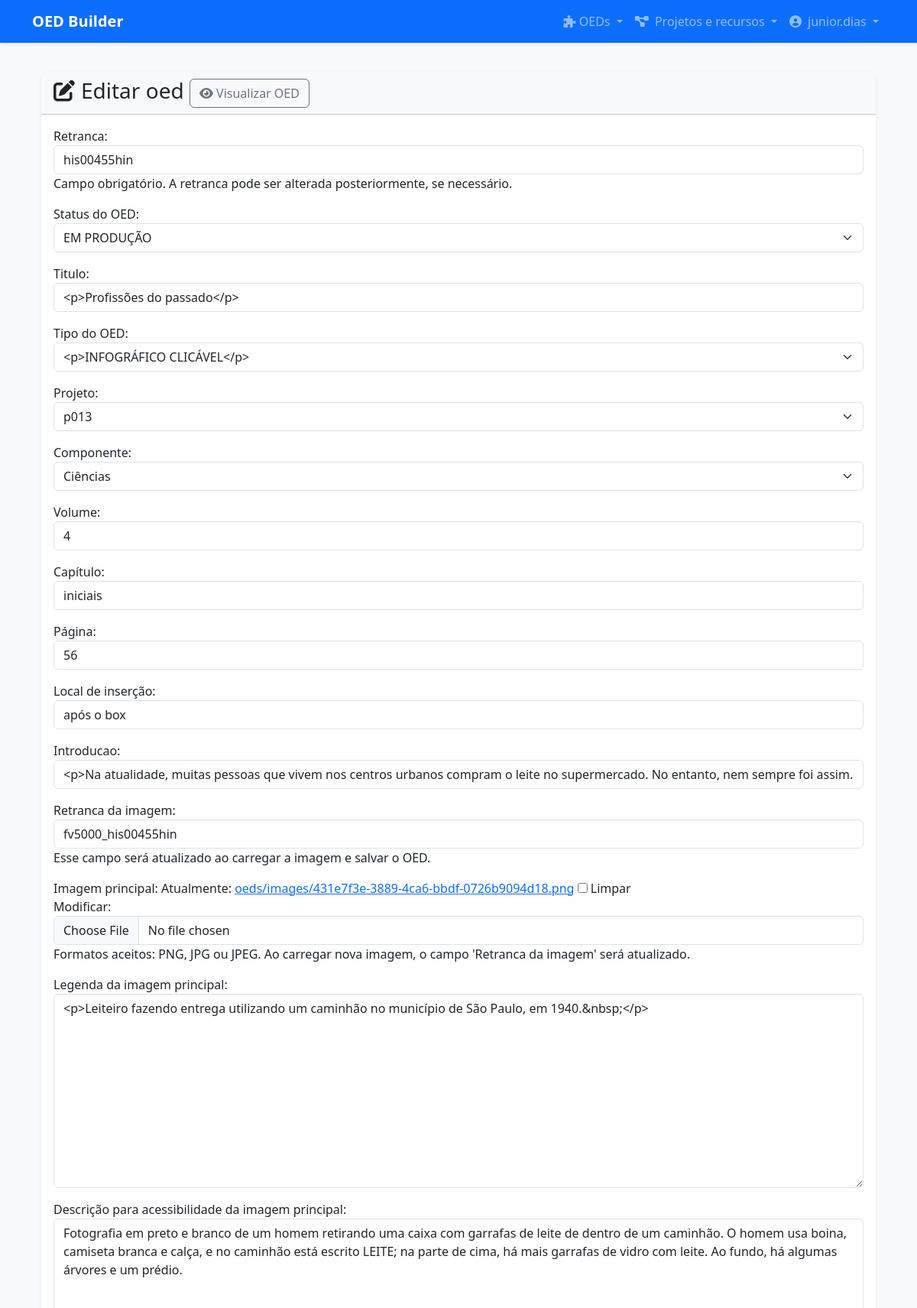
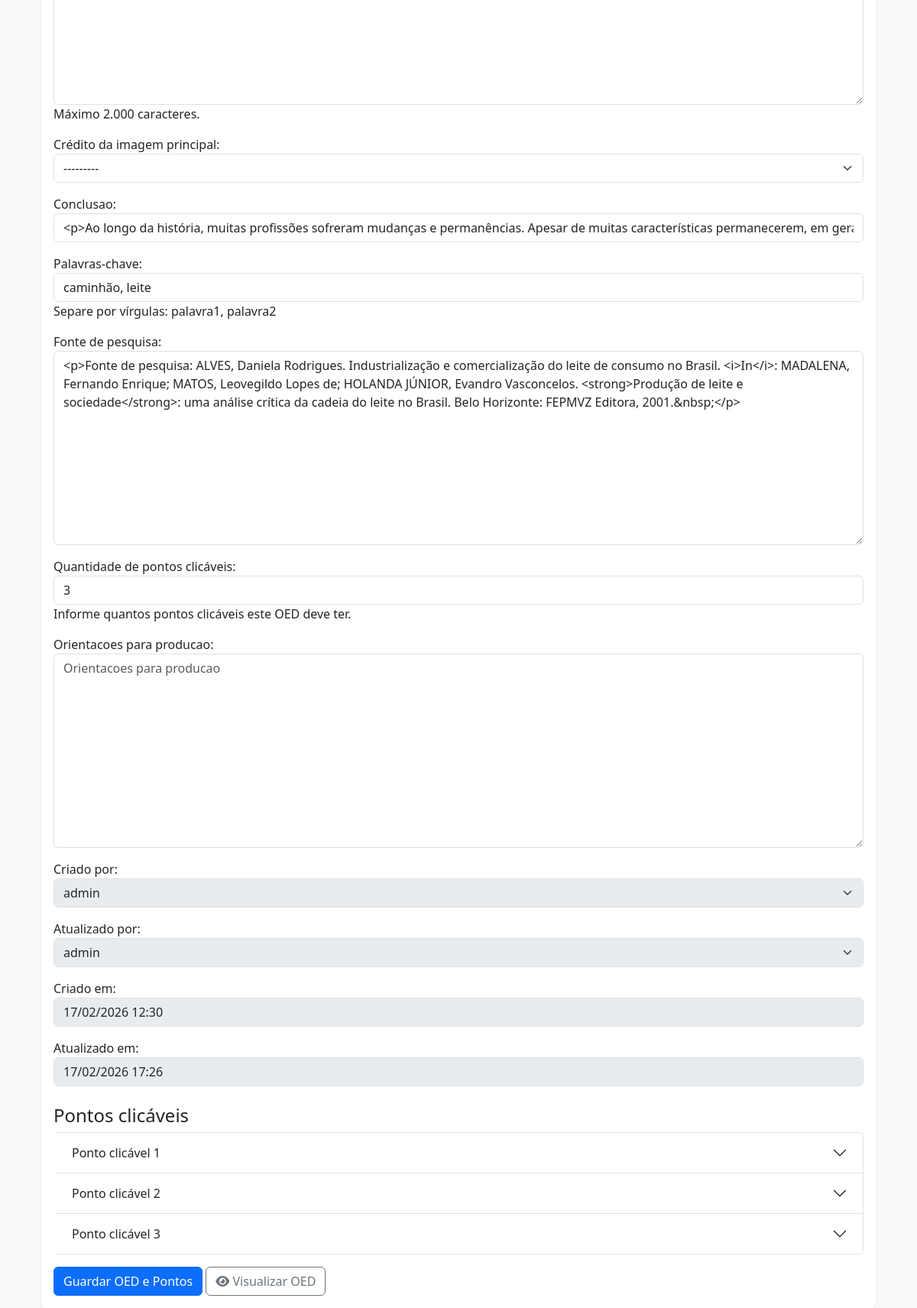
The page /oeds/editar/2/ (signed in) on the database as committed earlier (2 pictures, top to bottom).
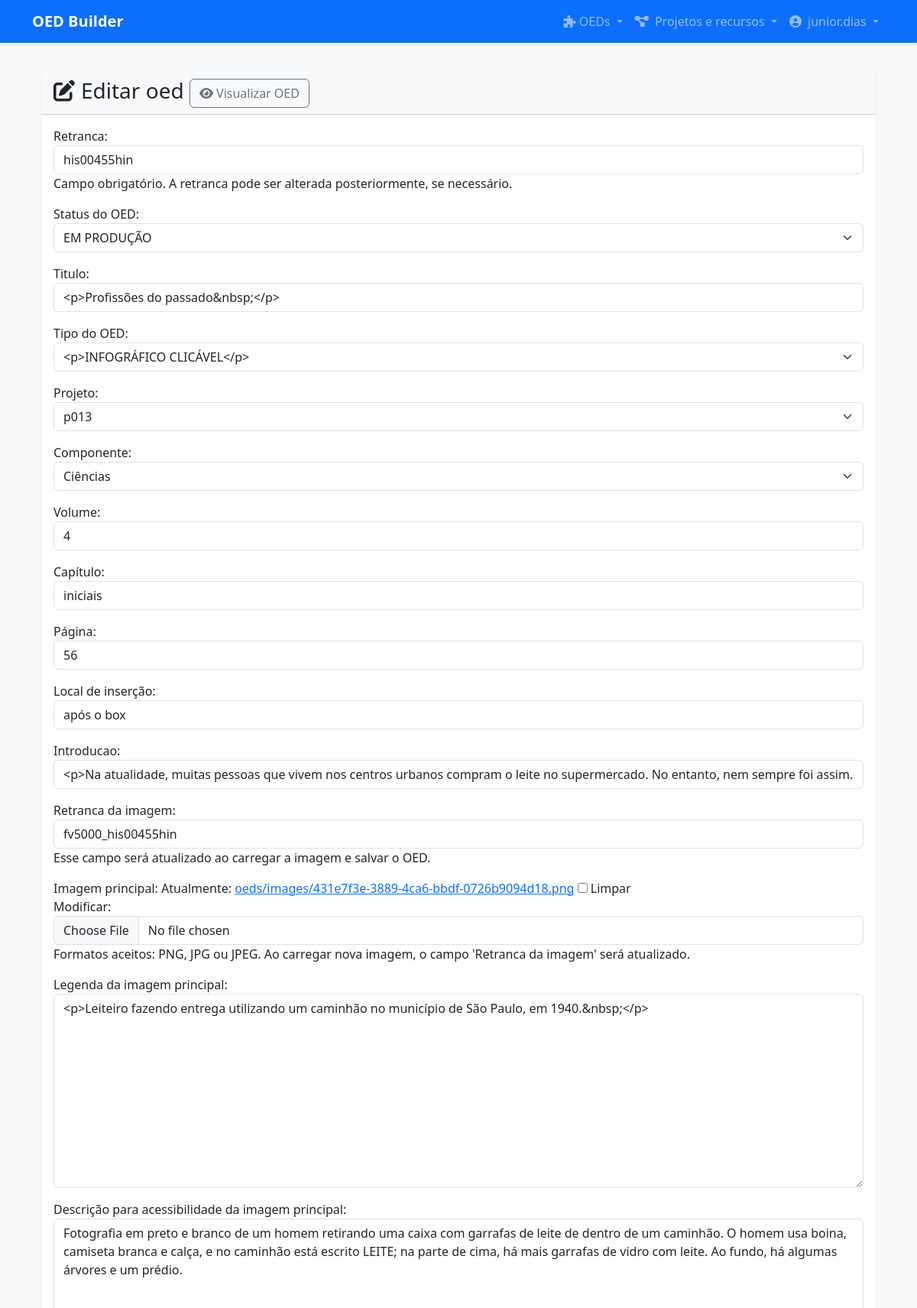
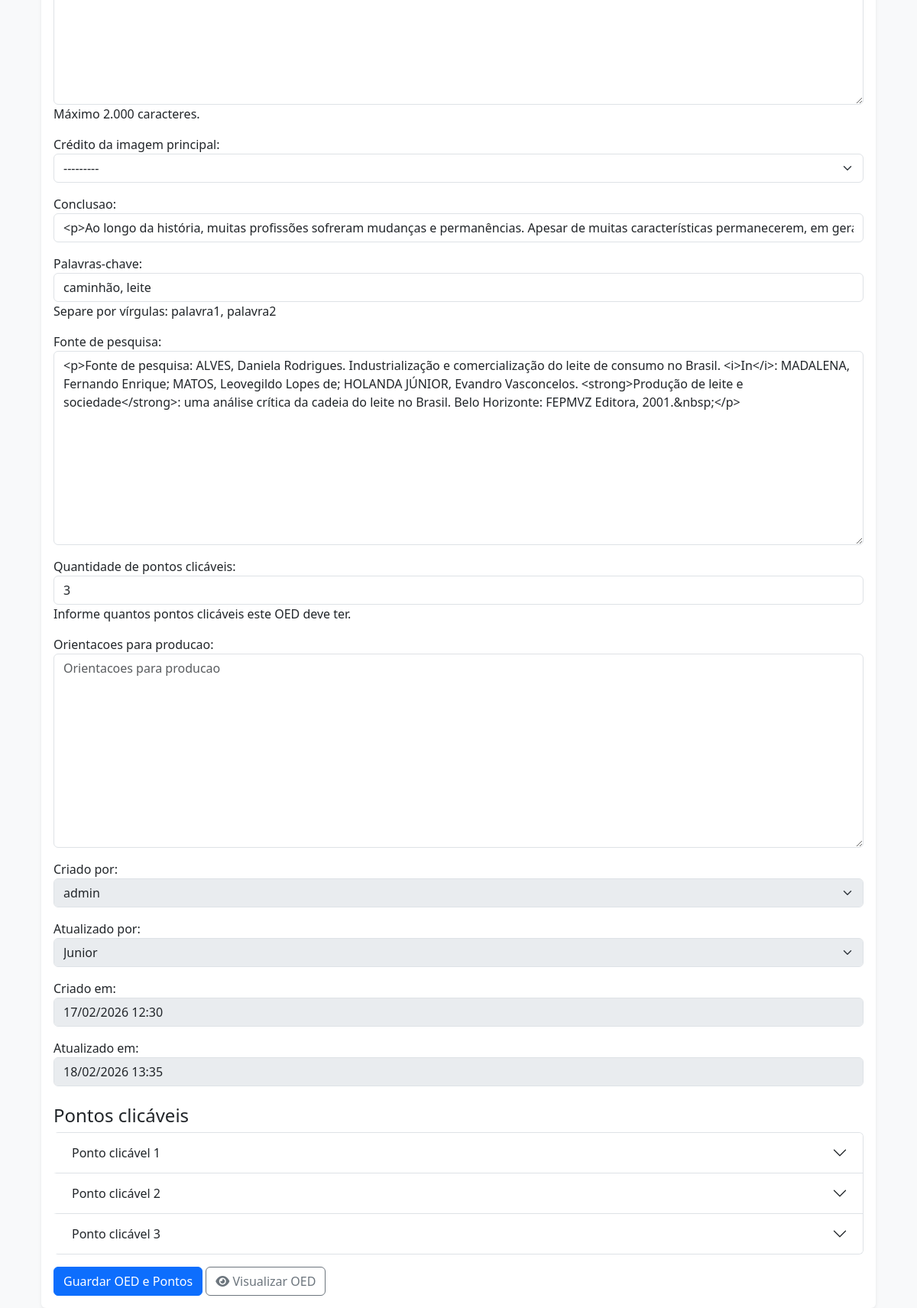
The same page on the database as committed later (2 pictures, top to bottom).
### oeds/models.py (models this page shows, shortened)
class Oed(AuditoriaBase):
    retranca = models.CharField(verbose_name='Retranca', max_length=50, unique=True, help_text='Campo obrigatório. A retranca pode ser alterada posteriormente, se necessário.')
    status = models.ForeignKey(
        StatusOed,
        on_delete=models.SET_NULL,
        blank=True,
        null=True,
        verbose_name='Status do OED',
        related_name='%(class)s_oeds'
    )
    titulo = CKEditor5Field("Título do OED", config_name='default')
    tipo = models.ForeignKey(
        TipoOed,
        on_delete=models.SET_NULL,
        blank=True,
        null=True,
        verbose_name="Tipo do OED",
        related_name="%(class)s_oeds"
    )
    projeto = models.ForeignKey(
        Projeto,
        on_delete=models.SET_NULL,
        blank=True,
        null=True,
        verbose_name="Projeto",
        related_name="%(class)s_oeds"
    )
    componente = models.ForeignKey(
        Componente,
        on_delete=models.SET_NULL,
        blank=True,
        null=True,
        verbose_name="Componente",
        related_name="%(class)s_oeds"
    )
    volume = models.PositiveIntegerField("Volume", blank=True, null=True)
    capitulo = models.CharField("Capítulo", max_length=100, blank=True, null=True)
    pagina = models.PositiveIntegerField("Página", blank=True, null=True)
    local_insercao = models.CharField("Local de inserção", max_length=255, blank=True, null=True)
    introducao = CKEditor5Field("Texto de introdução", config_name='default', blank=True, null=True)
    conclusao = CKEditor5Field("Texto de conclusão", config_name='default', blank=True, null=True)
    palavras_chave = models.CharField("Palavras-chave", blank=True, null=True, help_text='Separe por vírgulas: palavra1, palavra2')
    fonte_de_pesquisa = CKEditor5Field("Fonte de pesquisa", config_name='default', blank=True, null=True)
    retranca_da_imagem_principal = models.CharField(
        verbose_name='Retranca da imagem',
        max_length=255,
        blank=True,
        null=True,
        help_text='Esse campo será atualizado ao carregar a imagem e salvar o OED.'
    )
    imagem_principal = models.ImageField(
        verbose_name="Imagem principal",
        upload_to=renomear_imagem_oed, # Usa a função de renomeação
        validators=[FileExtensionValidator(allowed_extensions=['png', 'jpg', 'jpeg'])],
        help_text="Formatos aceitos: PNG, JPG ou JPEG. Ao carregar nova imagem, o campo 'Retranca da imagem' será atualizado.",
        blank=True,
        null=True,
    )
    legenda_da_imagem_principal = CKEditor5Field("Legenda da imagem principal", config_name='default', blank=True, null=True)
    alt_text_da_imagem_principal = models.TextField('Descrição para acessibilidade da imagem principal', max_length=2000, help_text='Máximo 2.000 caracteres.', blank=True, null=True)
    credito_da_imagem_principal = models.ForeignKey(
        Credito,
        on_delete=models.SET_NULL,
        blank=True,
        null=True,
        verbose_name='Crédito da imagem principal',
        related_name='%(class)s_oeds'
    )
    quantidade_pontos_prevista = models.PositiveIntegerField(
        "Quantidade de pontos clicáveis",
        default=3,
        help_text="Informe quantos pontos clicáveis este OED deve ter."
    )
    orientacoes_para_producao = CKEditor5Field("Orientações para a produção", config_name='default', blank=True, null=True)

### oeds/views.py (the view, shortened to what this page needs)
# urls.py: path('editar/<int:pk>/', views.OedUpdateView.as_view(), name='editar_oed'),
class OedUpdateView(LoginRequiredMixin, VerboseNameMixin, UpdateView):
    model = Oed
    form_class = OedModelForm
    template_name = 'oeds/form_oed.html'
    success_url = reverse_lazy('listar_oeds')
    def get_context_data(self, **kwargs):
        data = super().get_context_data(**kwargs)
        if self.request.POST:
            data['pontos'] = PontoClicavelFormSet(self.request.POST, self.request.FILES, instance=self.object)
        else:
            data['pontos'] = PontoClicavelFormSet(instance=self.object)
        return data

### oeds/views.py (called while the page is built)
    def get_context_data(self, **kwargs):
        context = super().get_context_data(**kwargs)
        context['verbose_name'] = self.model._meta.verbose_name
        context['verbose_name_plural'] = self.model._meta.verbose_name_plural
        context['titulo'] = self.model._meta.verbose_name
        return context

### projetos/models.py (called while the page is built)
    def __str__(self):
        return self.nome

    def __str__(self):
        return self.nome

    def __str__(self):
        return self.nome

    def __str__(self):
        return self.nome

    def __str__(self):
        return self.nome

### usuarios/models.py (called while the page is built)
    def __str__(self):
        return self.get_full_name() or self.username

### oeds/templates/oeds/form_oed.html (shortened to what this page needs)
{% extends "base.html" %}
{% load django_bootstrap5 %}
{% block content %}
<div class="container mt-4">
    <div class="card shadow-sm border-0">
        <div class="card-header bg-light d-flex justify-content-between align-items-center">
            <h3 class="mb-0">
                {% if object %}
                    <i class="fas fa-edit me-2"></i>Editar
                    {{ verbose_name|default:"OED" }}
                    <a href="{% url 'oeds_preview:oed_preview' pk=object.pk %}" target="_blank" class="btn btn-outline-secondary"><i class="fa fa-eye" aria-hidden="true"></i> Visualizar OED</a>
                {% else %}
                    <i class="fas fa-plus me-2"></i>Novo
                    {{ verbose_name|default:"OED" }}
                {% endif %}
            </h3>
        </div>
        <div class="card-body">
            <form method="post" enctype="multipart/form-data" id="oed-form">
                {{ form.as_p }}
                <h4 class="mt-4">Pontos clicáveis</h4>
                <div class="accordion" id="accordionPontos">
                    {% for ponto_form in pontos %}
                    <div class="accordion-item ponto-item">
                        <h2 class="accordion-header" id="heading-{{ forloop.counter0 }}">
                            <button class="accordion-button collapsed" type="button" data-bs-toggle="collapse"
                                data-bs-target="#collapse-{{ forloop.counter0 }}">
                                Ponto clicável <span class="ponto-numero ms-1">{{ forloop.counter }}</span>
                            </button>
                        </h2>
                    </div>
                    {% endfor %}
                </div>
                <button type="submit" class="btn btn-primary mt-3">Guardar OED e Pontos</button>
                {% if object %} <a href="{% url 'oeds_preview:oed_preview' pk=object.pk %}" target="_blank" class="btn btn-outline-secondary mt-3"><i class="fa fa-eye" aria-hidden="true"></i> Visualizar OED</a> {% endif %}
            </form>
        </div>
    </div>
</div>
{% endblock %}

Rows that differ between the two databases and show on the page:
changed Oed "his00455hin": titulo "<p>Profissões do passado</p>" → "<p>Profissões do passado&nbsp;</p>"; atualizado_por "admin" → "Junior"; atualizado_em "17/02/2026 17:26" → "18/02/2026 13:35"
